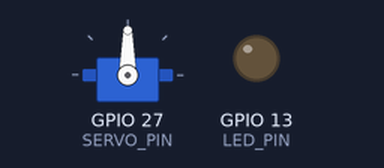
A sketch run on a simulated ESP32. Parts: servo, output pins drawn as LEDs (lit = HIGH). The ROS host is connected and sends only what is stated.

Above: at 0.05 s.
At 2.05 s:
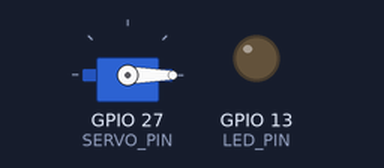
Timing chart, 0 to 4.8 s (numbered marks = the images above):
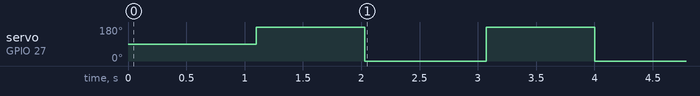

The sketch:

script_2.ino
```cpp
// ================================================================
// === micro-ROS Servo Motor Example (ESP32) ======================
// ================================================================
// This example demonstrates how to:
// 1. Connect an ESP32 to a ROS 2 system using micro-ROS.
// 2. Use a timer callback to toggle a servo motor between 0° and 180°.
// 3. Show LED blinking on error (debug feedback).
//
// Author: Abu Bakr Azam
// Target Board: ESP32 (any micro-ROS compatible variant)
// ================================================================


// ----------------------------
// Include Required Libraries
// ----------------------------

// micro-ROS core library (connects ESP32 to ROS 2)
#include <micro_ros_arduino.h>

// ROS 2 core client libraries
#include <stdio.h>
#include <rcl/rcl.h>
#include <rcl/error_handling.h>
#include <rclc/rclc.h>
#include <rclc/executor.h>

// ESP32 servo library (controls standard RC servo motors)
#include <ESP32Servo.h>

// ROS 2 standard message type (not used to publish yet, but included for extension)
#include <std_msgs/msg/float32.h>


// ----------------------------
// Declare Global ROS 2 Variables
// ----------------------------

// ROS 2 data structures
std_msgs__msg__Float32 msg;       // Example message type
rclc_executor_t executor;         // Executor: runs callbacks
rclc_support_t support;           // ROS 2 support context
rcl_allocator_t allocator;        // Memory manager
rcl_node_t node;                  // ROS 2 node handle
rcl_timer_t timer;                // Timer that triggers servo motion


// ----------------------------
// Hardware Configuration
// ----------------------------

#define SERVO_PIN 27              // Servo control pin (PWM output)
#define LED_PIN 13                // On-board LED (for debugging/error state)


// ----------------------------
// Variables for Servo Control
// ----------------------------

static unsigned long lastServoFlip = 0;  // Used for time tracking (optional)
int posDegrees = 0;                      // Current servo position (in degrees)
Servo servo;                             // Servo object


// ----------------------------
// Error Handling Macros
// ----------------------------
// These simplify error checking for ROS 2 calls.

#define RCCHECK(fn) { rcl_ret_t temp_rc = fn; if((temp_rc != RCL_RET_OK)){error_loop();}}
#define RCSOFTCHECK(fn) { rcl_ret_t temp_rc = fn; if((temp_rc != RCL_RET_OK)){}}


// ----------------------------
// Error Handling Function
// ----------------------------
// If a ROS 2 initialization error occurs, blink LED rapidly forever.

void error_loop() {
  while (1) {
    digitalWrite(LED_PIN, !digitalRead(LED_PIN)); // toggle LED
    delay(100); // blink interval
  }
}


// ----------------------------
// Timer Callback Function
// ----------------------------
// This function runs periodically, based on the timer setting in setup().
// Here, it flips the servo between 0° and 180° every second.

void timer_callback(rcl_timer_t * timer, int64_t last_call_time)
{
  RCLC_UNUSED(last_call_time); // Avoid compiler warning for unused variable

  if (timer != NULL) {

    // Toggle servo position: if 0°, go to 180°; if 180°, go back to 0°
    if (posDegrees == 0) {
      posDegrees = 180;
    } else {
      posDegrees = 0;
    }

    // Move the servo to the new position
    servo.write(posDegrees);

    // Optional: short delay for servo movement stability
    delay(50);

    // (You can add Serial.println(posDegrees); for debugging if needed)
  }
}


// ================================================================
// === SETUP FUNCTION ==============================================
// ================================================================
// Runs once at startup. Initializes micro-ROS, timer, executor, and servo.

void setup()
{
  // Initialize communication between ESP32 and micro-ROS Agent
  set_microros_transports();

  // Attach servo signal to defined pin
  servo.attach(SERVO_PIN);

  // Optional: set LED pin mode for visual feedback
  pinMode(LED_PIN, OUTPUT);

  // Use the default allocator for ROS 2 memory management
  allocator = rcl_get_default_allocator();

  // ---------------------------------------------------------------
  // Step 1: Initialize ROS 2 support (core setup)
  // ---------------------------------------------------------------
  RCCHECK(rclc_support_init(&support, 0, NULL, &allocator));

  // ---------------------------------------------------------------
  // Step 2: Create a ROS 2 node
  // ---------------------------------------------------------------
  // The node represents your ESP32 in the ROS 2 network.
  RCCHECK(rclc_node_init_default(
    &node,
    "micro_ros_arduino_node",   // Node name
    "",                         // Namespace (optional)
    &support));

  // ---------------------------------------------------------------
  // Step 3: Create a Timer
  // ---------------------------------------------------------------
  // This timer triggers the servo flip every 1000 ms (1 second)
  const unsigned int timer_timeout = 1000; // milliseconds
  RCCHECK(rclc_timer_init_default(
    &timer,
    &support,
    RCL_MS_TO_NS(timer_timeout), // Convert ms → nanoseconds
    timer_callback));            // Function to call every time

  // ---------------------------------------------------------------
  // Step 4: Initialize Executor
  // ---------------------------------------------------------------
  // The executor runs callbacks (e.g., timers, subscriptions)
  RCCHECK(rclc_executor_init(&executor, &support.context, 1, &allocator));
  RCCHECK(rclc_executor_add_timer(&executor, &timer));

  // Optional: Initialize message data
  msg.data = 0;
}


// ================================================================
// === LOOP FUNCTION ===============================================
// ================================================================
// Continuously runs after setup().
// The executor checks if it's time to call any callbacks (like our timer).

void loop() {
  delay(100); // Light delay to prevent CPU overload

  // Run any pending callbacks (timer, subscription, etc.)
  RCSOFTCHECK(rclc_executor_spin_some(&executor, RCL_MS_TO_NS(50)));
}
```

Measured:
- by itself, servo on GPIO 27 (SERVO_PIN): alternates 180° for 1.0 s and 0° for 1.0 s
